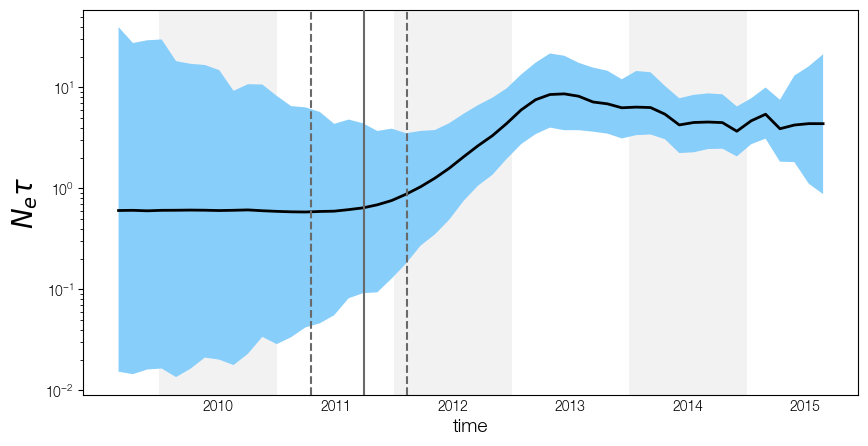

Write the Python code that produced this figure.
import baltic as bt
from baltic import bt_utils
from baltic.bt_utils import calendar_to_decimal_date
from baltic import curonia

import matplotlib as mpl
from matplotlib import pyplot as plt
from matplotlib.gridspec import GridSpec

mpl.use("Agg")

fig = plt.figure(figsize=(10, 5), facecolor='w')
gs = GridSpec(1, 1)

ax = plt.subplot(gs[0])

curonia.plot_skygrid(ax=ax, logFile='camel_skygrid.combined.log', burnin=0, mostRecent=calendar_to_decimal_date('2015-08-27'))


calendarTimeline = bt_utils.generate_calendar_timeline('2010-01-01', '2015-10-01',spacing='yearly')
bt_utils.format_time_grid(ax, calendarTimeline, outputFmtFxn=lambda d: bt_utils.convert_date_format(d, '%Y-%m-%d', '%Y'))

calendarTimeline = bt_utils.generate_calendar_timeline('2010-01-01', '2015-10-01', spacing='yearly')
bt_utils.plot_time_grid(ax, calendarTimeline, edgeColour='none', alpha=0.05, zorder=0)

ax.set_ylabel(r'$N_{e}\tau$', size=20)
ax.set_xlabel('time', size=14)

plt.savefig('skygrid-calendar-time.png', bbox_inches='tight')